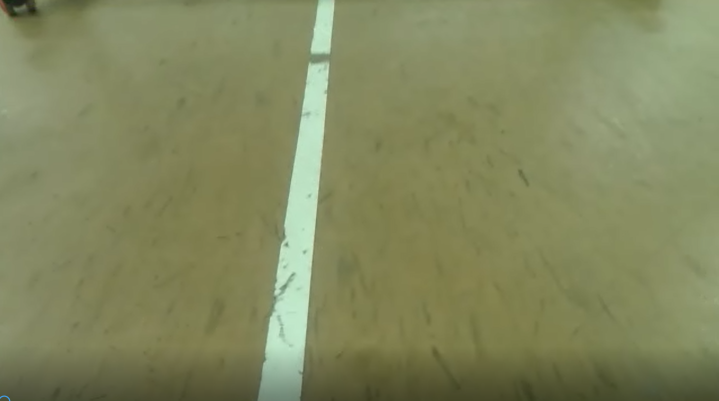
#> input picture line.png, 1438 x 801 px, found by its file name (shown at 1/2 size)
$ python 1.py
#> lines starting #> are read from the running program, lines starting #| are printed output that depends on the picture; after the words box and inside, x2 and y2 are one past the last pixel; in counts of white or black regions, pixels touching at a corner belong together
import cv2 as cv
import numpy as np

image = cv.imread("C:\VS-Python\learnOpenCV\line.png")#读入图片
#> image is the input picture: shape (801, 1438, 3); mean B, G, R 94.2, 135.1, 130

cv.namedWindow("original",1)#新建可调节窗口
cv.resizeWindow("original",500,400)#调整窗口大小

cv.imshow("original",image)#显示处理前的图片

gray = cv.cvtColor(image,cv.COLOR_BGR2GRAY)#将图片转换成灰度图
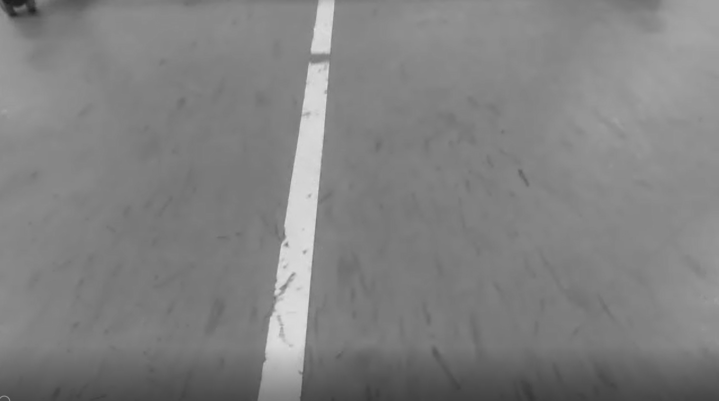
#> gray: shape (801, 1438) (shown at 1/2 size); min 28, max 225, mean 128.9
edgs = cv.Canny(gray,10,80)#Canny边缘检测
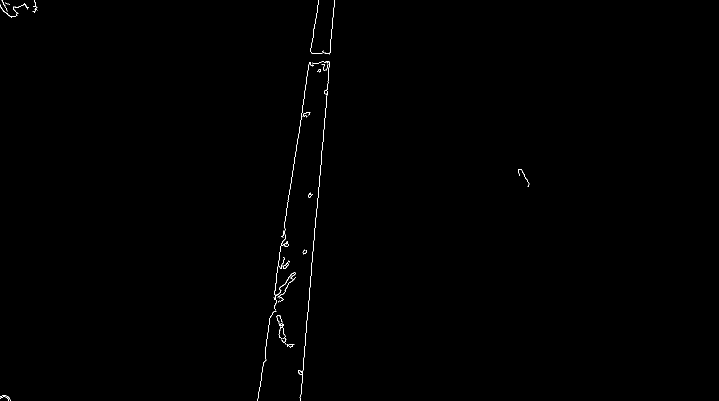
#> edgs: shape (801, 1438) (shown at 1/2 size); 0.24% white in thin lines or dots, all inside (x1, y1, x2, y2) = (0, 0, 1059, 801)

minLength = 100
maxGap = 80     #设置概率霍夫函数关键参数

lines = cv.HoughLinesP(edgs,1,np.pi/180,minLength,maxGap)#调用概率霍夫直线检测
#> lines = 66 rows, first 6: [628, 477, 628, 470], [629, 469, 629, 460], [635, 399, 635, 396], [643, 309, 643, 301], [637, 378, 637, 374], [655, 162, 656, 151]

for line in lines:
    for x1,y1,x2,y2 in line:
        cv.line(gray,(x1,y1),(x2,y2),(0,0,255),2)#根据每一条直线的信息在原图上画出直线
#> this loop made 66 passes
#> line on passes 1 to 12: [[628, 477, 628, 470]], [[629, 469, 629, 460]], [[635, 399, 635, 396]], [[643, 309, 643, 301]], [[637, 378, 637, 374]], [[655, 162, 656, 151]], [[660, 105, 661, 87]], [[621, 557, 621, 552]], [[654, 179, 654, 173]], [[645, 289, 645, 284]], [[612, 665, 612, 658]], [[617, 610, 617, 602]]
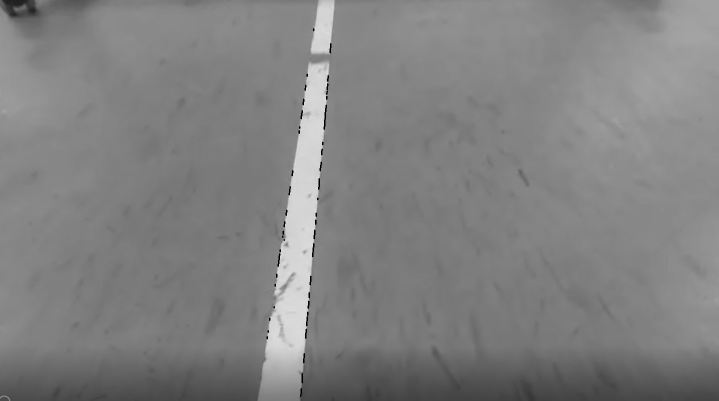
#> gray: shape (801, 1438) (shown at 1/2 size); 0.15% of pixels changed, all inside (x1, y1, x2, y2) = (533, 56, 663, 794)

cv.namedWindow("final",1)
cv.resizeWindow("final",500,400)
cv.imshow("final",gray)#显示处理后的图片
cv.waitKey()
